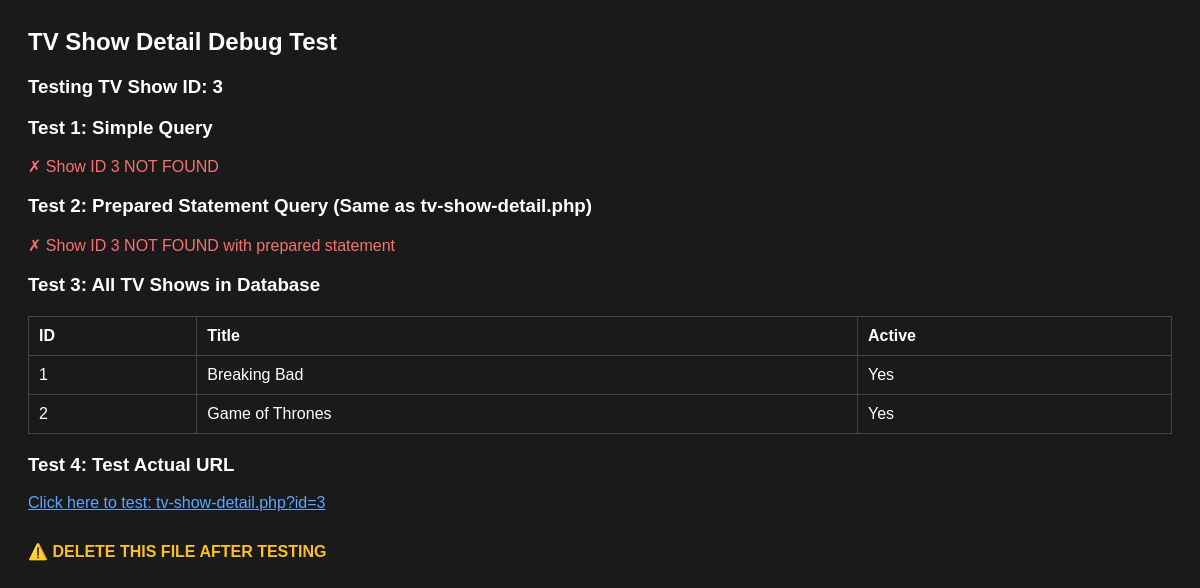
The app's page /test_tv_show_detail.php, older data.
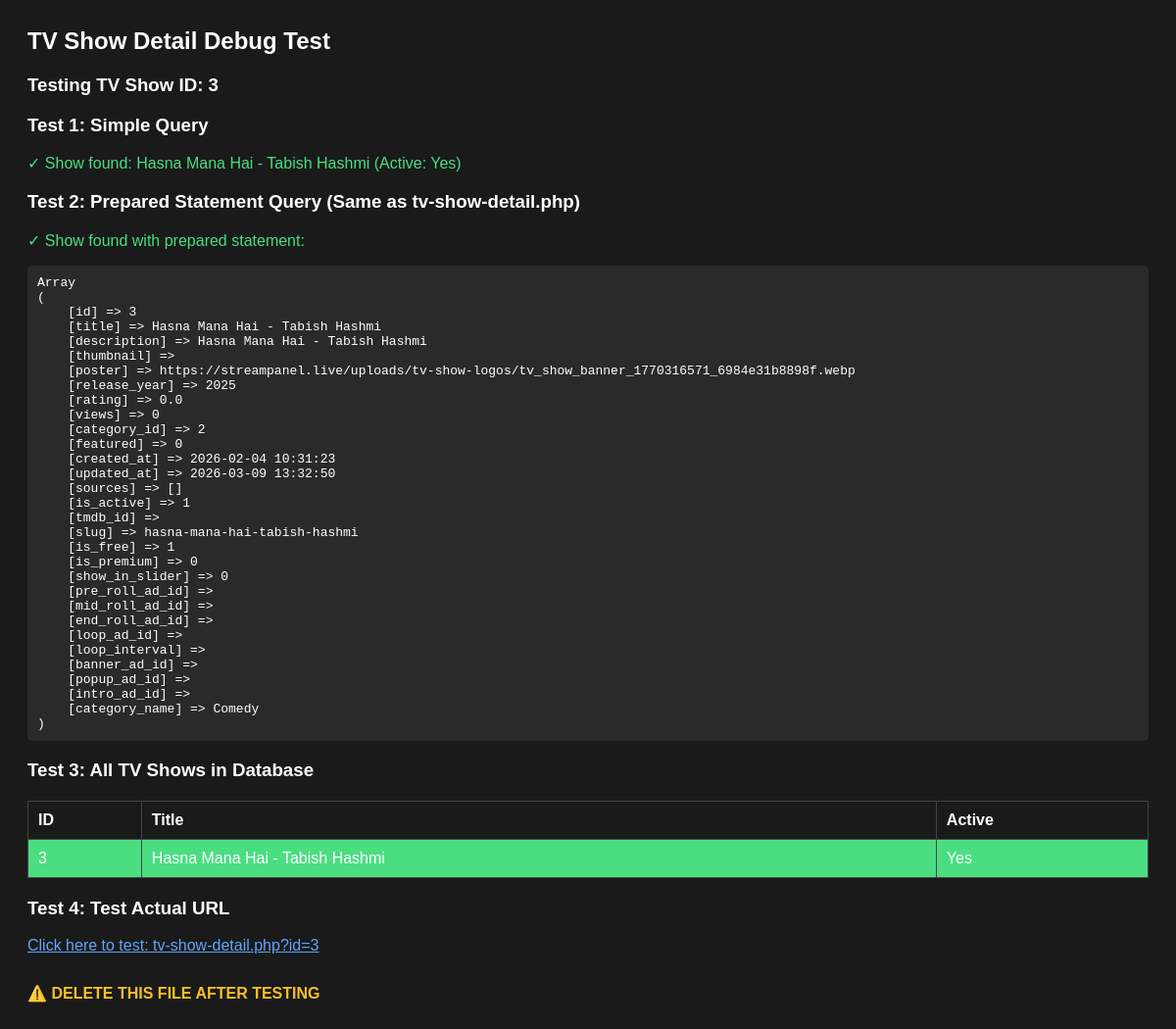
The same page, newer data.
### tables this page shows
CREATE TABLE `tv_shows` (
  `id` int(11) NOT NULL AUTO_INCREMENT,
  `title` varchar(255) NOT NULL,
  `description` text DEFAULT NULL,
  `thumbnail` varchar(255) DEFAULT NULL,
  `poster` varchar(255) DEFAULT NULL,
  `release_year` year(4) DEFAULT NULL,
  `rating` decimal(3,1) DEFAULT 0.0,
  `views` int(11) DEFAULT 0,
  `category_id` int(11) DEFAULT NULL,
  `featured` tinyint(1) DEFAULT 0,
  `created_at` timestamp NOT NULL DEFAULT current_timestamp(),
  `updated_at` timestamp NOT NULL DEFAULT current_timestamp() ON UPDATE current_timestamp(),
  `sources` text DEFAULT NULL COMMENT 'JSON array of stream sources',
  `is_active` tinyint(1) DEFAULT 1,
  `tmdb_id` int(11) DEFAULT NULL,
  `slug` varchar(255) DEFAULT NULL,
  `is_free` tinyint(1) DEFAULT 1 COMMENT 'Free content available to all logged-in users',
  `is_premium` tinyint(1) DEFAULT 0 COMMENT 'Premium content requires subscription',
  `show_in_slider` tinyint(1) DEFAULT 0 COMMENT 'Show in homepage slider',
  `pre_roll_ad_id` int(11) DEFAULT NULL COMMENT 'Pre-roll ad ID (plays before episode starts)',
  `mid_roll_ad_id` int(11) DEFAULT NULL COMMENT 'Mid-roll ad ID (plays during episode)',
  `end_roll_ad_id` int(11) DEFAULT NULL COMMENT 'End-roll ad ID (plays after episode ends)',
  `loop_ad_id` int(11) DEFAULT NULL COMMENT 'Loop ad ID (plays every N seconds during playback)',
  `loop_interval` int(11) DEFAULT NULL COMMENT 'Loop ad interval in seconds (if not set, uses ad duration)',
  `banner_ad_id` int(11) DEFAULT NULL COMMENT 'Banner ad ID (displays as overlay)',
  `popup_ad_id` int(11) DEFAULT NULL COMMENT 'Popup ad ID (displays as modal)',
  `intro_ad_id` int(11) DEFAULT NULL COMMENT 'Intro ad ID (plays to everyone before episode)',
  PRIMARY KEY (`id`),
  KEY `category_id` (`category_id`),
  CONSTRAINT `tv_shows_ibfk_1` FOREIGN KEY (`category_id`) REFERENCES `categories` (`id`) ON DELETE SET NULL
);

### test_tv_show_detail.php (the view, shortened to what this page needs)
<?php
$conn = getDBConnection();
$test_id = isset($_GET['id']) ? intval($_GET['id']) : 3;
echo "<h2>TV Show Detail Debug Test</h2>";
echo "<h3>Testing TV Show ID: $test_id</h3>";
echo "<h3>Test 1: Simple Query</h3>";
$simple_query = $conn->query("SELECT id, title, is_active FROM tv_shows WHERE id = $test_id");
if ($simple_query && $simple_query->num_rows > 0) {
    $row = $simple_query->fetch_assoc();
    echo "<p class='success'>✓ Show found: " . htmlspecialchars($row['title']) . " (Active: " . ($row['is_active'] ? 'Yes' : 'No') . ")</p>";
} else {
    echo "<p class='error'>✗ Show ID $test_id NOT FOUND</p>";
}
echo "<h3>Test 2: Prepared Statement Query (Same as tv-show-detail.php)</h3>";
$stmt = $conn->prepare("SELECT t.*, c.name as category_name FROM tv_shows t LEFT JOIN categories c ON t.category_id = c.id WHERE t.id = ?");
if ($stmt) {
    $stmt->bind_param("i", $test_id);
    $stmt->execute();
    $result = $stmt->get_result();
    if ($result && $result->num_rows > 0) {
        $row = $result->fetch_assoc();
        echo "<p class='success'>✓ Show found with prepared statement:</p>";
        echo "<pre>" . htmlspecialchars(print_r($row, true)) . "</pre>";
    } else {
        echo "<p class='error'>✗ Show ID $test_id NOT FOUND with prepared statement</p>";
    }
} else {
    echo "<p class='error'>✗ Failed to prepare statement: " . $conn->error . "</p>";
}
echo "<h3>Test 3: All TV Shows in Database</h3>";
$all_shows = $conn->query("SELECT id, title, is_active FROM tv_shows ORDER BY id LIMIT 20");
if ($all_shows && $all_shows->num_rows > 0) {
    echo "<table>";
    echo "<tr><th>ID</th><th>Title</th><th>Active</th></tr>";
    while ($row = $all_shows->fetch_assoc()) {
        $highlight = $row['id'] == $test_id ? 'background: #4ade80;' : '';
        echo "<tr style='$highlight'>";
        echo "<td>" . $row['id'] . "</td>";
        echo "<td>" . htmlspecialchars($row['title']) . "</td>";
        echo "<td>" . ($row['is_active'] ? 'Yes' : 'No') . "</td>";
        echo "</tr>";
    }
    echo "</table>";
} else {
    echo "<p class='error'>No TV shows found in database!</p>";
}
echo "<h3>Test 4: Test Actual URL</h3>";
echo "<p><a href='tv-show-detail.php?id=$test_id' style='color: #60a5fa;'>Click here to test: tv-show-detail.php?id=$test_id</a></p>";
echo "<p style='color: #fbbf24; margin-top: 30px;'><strong>⚠️ DELETE THIS FILE AFTER TESTING</strong></p>";
?>

Row changes from the older to the newer data that the page shows:
removed tv_shows: id "1", title "Breaking Bad", is_active "Yes"
removed tv_shows: id "2", title "Game of Thrones", is_active "Yes"
added tv_shows: title "Hasna Mana Hai - Tabish Hashmi", id "3", is_active "Yes"
Text that changed along with them:
print_r($row, true): (not shown) → "Array ( [id] => 3 [title] => Hasna Mana Hai - Tabish Hashmi [description] => Hasna Mana Hai - Tabish Hashmi [thumbnail] => [poster] => https://streampanel.live/uploads/tv-show-logos/tv_show_banner_1770316571_6984e31b8898f.webp [release_year] => 2025 [rating] => 0.0 [views] => 0 [category_id] => 2 [featured] => 0 [created_at] => 2026-02-04 10:31:23 [updated_at] => 2026-03-09 13:32:50 [sources] => [] [is_active] => 1 [tmdb_id] => [slug] => hasna-mana-hai-tabish-hashmi [is_free] => 1 [is_premium] => 0 [show_in_slider] => 0 [pre_roll_ad_id] => [mid_roll_ad_id] => [end_roll_ad_id] => [loop_ad_id] => [loop_interval] => [banner_ad_id] => [popup_ad_id] => [intro_ad_id] => [category_name] => Comedy )"
$test_id: "3" → (not shown)
text no longer shown: "✗ Show ID NOT FOUND ✗ Show ID NOT FOUND with prepared statement"
text now shown: "✓ Show found: (Active: Yes ) ✓ Show found with prepared statement:"
